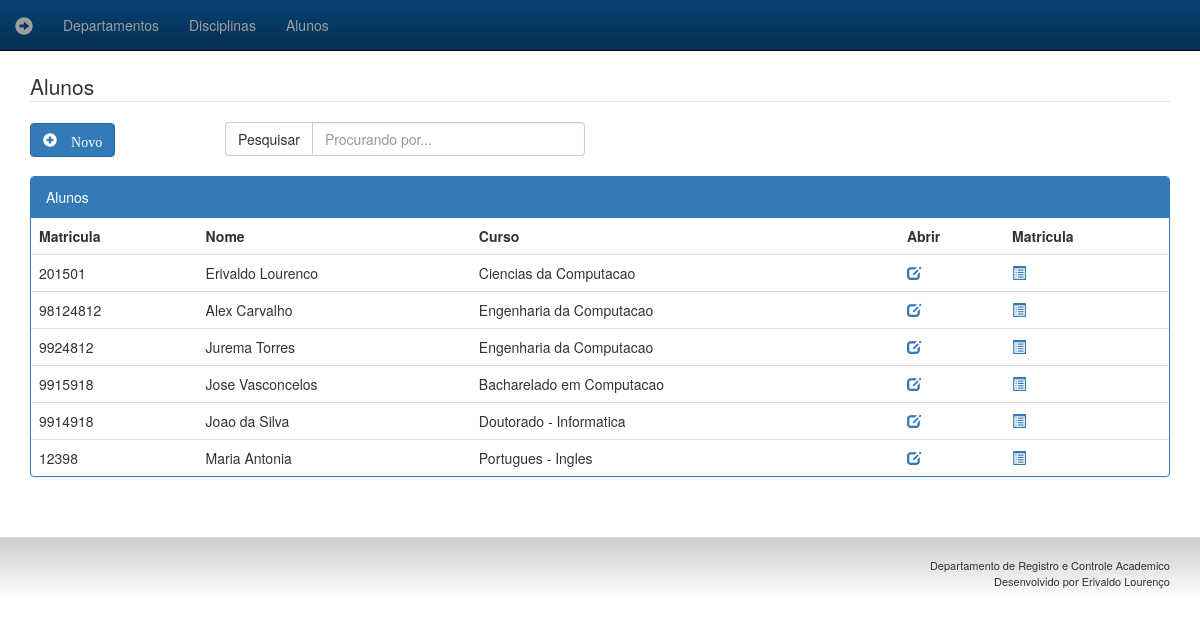
The app's page /alunos with its own data.
### coredrca/models.py (models this page shows)
class Aluno(models.Model):
    nome = models.CharField(max_length=30)
    matricula = models.IntegerField()
    curso = models.ForeignKey(Curso)
    credito = models.ForeignKey(Credito)
    diciplinas = models.ManyToManyField(Disciplina, blank=True)
    def __str__(self):
        return self.nome

class Curso(models.Model):
    nome =  models.CharField(max_length=30)
    secretaria = models.ForeignKey(Secretaria, null=True)
    def __str__(self):
        return self.nome

### coredrca/views.py (the view)
# urls.py: url(r'^alunos$', views.alunos),
def alunos(request):
    alunos = Aluno.objects.all()
    teste = 'Alunos'
    template = loader.get_template('alunos.html')
    context = RequestContext(request,{'alunos':alunos})
    return HttpResponse(template.render(context))

### coredrca/templates/alunos.html (shortened to what this page needs)
{% extends "base.html" %}
{% block conteudo %}
      <legend>Alunos</legend>
        <div class="row">
          <div class="col-md-2">
            <a href="cadastro-aluno.html"><button type="button" class="btn btn-primary glyphicon glyphicon-plus-sign"> Novo</button></a>
          </div>
          <div class="col-md-4">
            <div class="input-group">
                <span class="input-group-btn">
                  <button class="btn btn-default" type="button">Pesquisar</button>
                </span>
                <input type="text" class="form-control" placeholder="Procurando por...">
              </div>
          </div>
        </div>
        <div class="row">
          <div class="col-md-12">
          <br>
            <div class="panel panel-primary">
              <div class="panel-heading">Alunos</div>
              <table class="table">
                  <tr>
                    <th>Matricula</th>
                    <th>Nome</th>
                    <th>Curso</th>
                    <th>Abrir</th>
                    <th>Matricula</th>
                  </tr>
                  {%for aluno in alunos%}
                  <tr>
                    <td>{{aluno.matricula}}</td>
                    <td>{{aluno}}</td>
                    <td>{{aluno.curso}}</td>
                    <td ><a href=""class="glyphicon glyphicon-edit"></a></td>
                    <td ><a href=""class="glyphicon glyphicon-list-alt"></a></td>
                  </tr>
                  {% endfor %}
              </table>
            </div>
          </div>
        </div>
{% endblock %}

### coredrca/templates/base.html (shortened to what this page needs)
{% load static from staticfiles%}
<!DOCTYPE html>
<html lang="en">
  <head>
    <link href="{% static "lib/bootstrap/css/bootstrap.min.css" %}" rel="stylesheet">
     <link href="{% static "css/style.css" %}" rel="stylesheet" >
  </head>
  <body>
      <nav class="navbar staff-nav navbar-inverse  navbar-static-top">
        <div class="container-fluid">
          <div class="navbar-header">
            <a class="navbar-brand glyphicon glyphicon-circle-arrow-right" href="/"></a>
          </div>
          <div class="collapse navbar-collapse" id="bs-example-navbar-collapse-1">
            <ul class="nav navbar-nav">
            <li><a href="/departamentos">Departamentos</a></li>
            <li><a href="/disciplinas">Disciplinas</a></li>
            <li><a href="/alunos">Alunos</a></li>
            </ul>
          </div>
        </div>
      </nav>
      <div class="container">
	{% block conteudo %}
	 {% endblock %}
	</div>
      <footer class="footer navbar-static-bottom" >
       <div class="staff-footer">
            <div class="container">
                <p class="staff-aling-rigth">Departamento de Registro e Controle Academico<br>
                    Desenvolvido por Erivaldo Lourenço
                </p>
            </div>
      </div>
      </footer>
  </body>
</html>

### webfiles/css/style.css (style rules this page uses)
.staff-footer { border-top: 1px solid #CDD6D7; background-image: linear-gradient(to top, #FFF, #CCC); font-size: 11px; margin-top: 40px; text-align: right; }
.staff-aling-rigth { float: right; margin-top: 20px; font-size: 11px; }
.staff-nav { background-color: #074274; background-image: linear-gradient(to bottom, transparent, rgba(0,0,0,.3)); }

### records on screen
Aluno: matricula "201501", nome "Erivaldo Lourenco", curso "Ciencias da Computacao"
Aluno: matricula "98124812", nome "Alex Carvalho", curso "Engenharia da Computacao"
Aluno: matricula "9924812", nome "Jurema Torres", curso "Engenharia da Computacao"
Aluno: matricula "9915918", nome "Jose Vasconcelos", curso "Bacharelado em Computacao"
Aluno: matricula "9914918", nome "Joao da Silva", curso "Doutorado - Informatica"
Aluno: matricula "12398", nome "Maria Antonia", curso "Portugues - Ingles"
